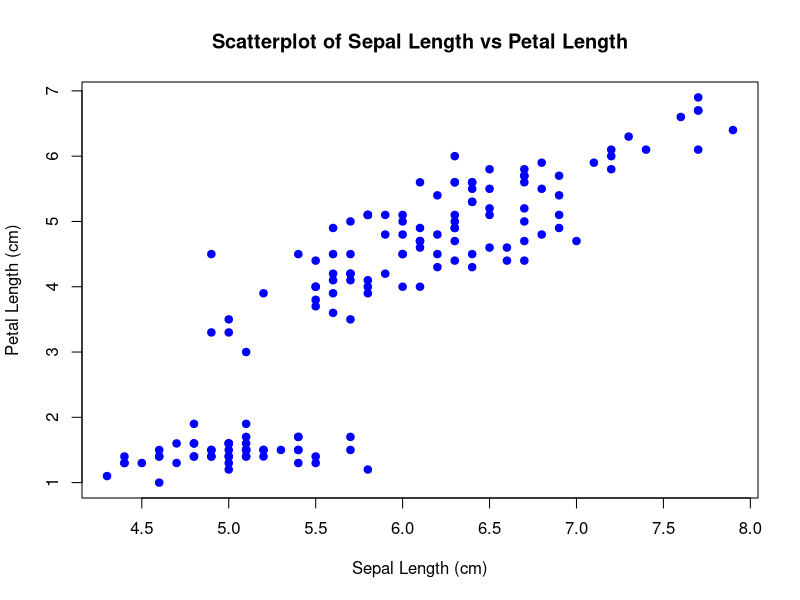

Write the R code that produced this figure.
data(iris)
png(filename = "sepal_vs_petal_length_scatterplot.png", width = 10, height = 6, units = "in", res = 300)
plot(iris$Sepal.Length, iris$Petal.Length,
     xlab = "Sepal Length (cm)",
     ylab = "Petal Length (cm)",
     main = "Scatterplot of Sepal Length vs Petal Length",
     col = "blue",
     pch = 19)
dev.off()
